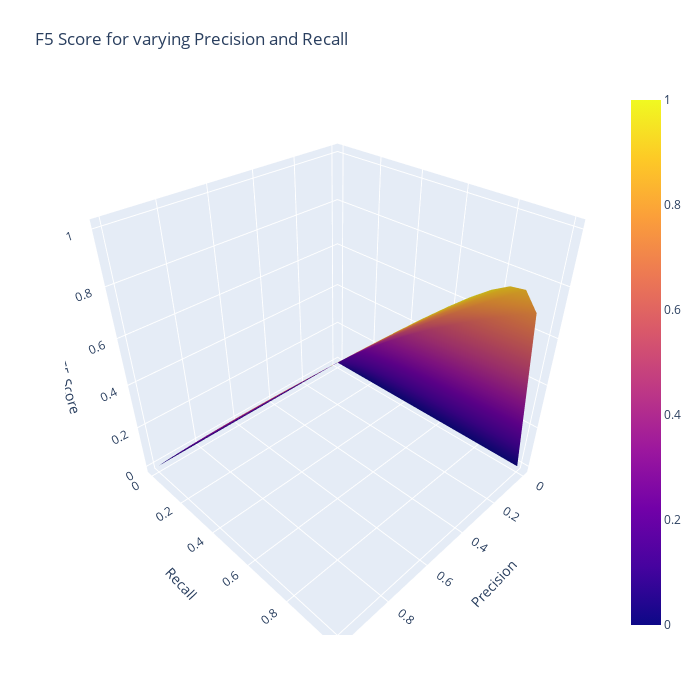

Notebook code cell kept with this figure:
### Code cell
import plotly.graph_objects as go
import numpy as np

# Generate precision and recall values from 0 to 1 with 0.1 step
precision_values = np.arange(0, 1.1, 0.1)
recall_values = np.arange(0, 1.1, 0.1)

# Create meshgrid for precision and recall
P, R = np.meshgrid(precision_values, recall_values)

# Calculate F5 scores for each combination of precision and recall
F5 = f5_score(P, R)

# Create Plotly figure
fig = go.Figure(data=[go.Surface(z=F5, x=P, y=R)])

# Update layout for better visualization
fig.update_layout(
    title="F5 Score for varying Precision and Recall",
    autosize=False,
    width=700,
    height=700,
    margin=dict(l=65, r=50, b=65, t=90),
    scene=dict(xaxis_title="Precision", yaxis_title="Recall", zaxis_title="F5 Score"),
)

# Show the figure
fig.show()

### Figure 1 — Plotly figure (JSON) as saved in the notebook; plotly's stock layout.template omitted (floating-point values rounded to 4 significant figures)
{"data": [{"type": "surface", "x": [[0, 0.1, 0.2, 0.3, 0.4, 0.5, 0.6, 0.7, 0.8, 0.9, 1], [0, 0.1, 0.2, 0.3, 0.4, 0.5, 0.6, 0.7, 0.8, 0.9, 1], [0, 0.1, 0.2, 0.3, 0.4, 0.5, 0.6, 0.7, 0.8, 0.9, 1], [0, 0.1, 0.2, 0.3, 0.4, 0.5, 0.6, 0.7, 0.8, 0.9, 1], [0, 0.1, 0.2, 0.3, 0.4, 0.5, 0.6, 0.7, 0.8, 0.9, 1], [0, 0.1, 0.2, 0.3, 0.4, 0.5, 0.6, 0.7, 0.8, 0.9, 1], [0, 0.1, 0.2, 0.3, 0.4, 0.5, 0.6, 0.7, 0.8, 0.9, 1], [0, 0.1, 0.2, 0.3, 0.4, 0.5, 0.6, 0.7, 0.8, 0.9, 1], [0, 0.1, 0.2, 0.3, 0.4, 0.5, 0.6, 0.7, 0.8, 0.9, 1], [0, 0.1, 0.2, 0.3, 0.4, 0.5, 0.6, 0.7, 0.8, 0.9, 1], [0, 0.1, 0.2, 0.3, 0.4, 0.5, 0.6, 0.7, 0.8, 0.9, 1]], "y": [[0, 0, 0, 0, 0, 0, 0, 0, 0, 0, 0], [0.1, 0.1, 0.1, 0.1, 0.1, 0.1, 0.1, 0.1, 0.1, 0.1, 0.1], [0.2, 0.2, 0.2, 0.2, 0.2, 0.2, 0.2, 0.2, 0.2, 0.2, 0.2], [0.3, 0.3, 0.3, 0.3, 0.3, 0.3, 0.3, 0.3, 0.3, 0.3, 0.3], [0.4, 0.4, 0.4, 0.4, 0.4, 0.4, 0.4, 0.4, 0.4, 0.4, 0.4], [0.5, 0.5, 0.5, 0.5, 0.5, 0.5, 0.5, 0.5, 0.5, 0.5, 0.5], [0.6, 0.6, 0.6, 0.6, 0.6, 0.6, 0.6, 0.6, 0.6, 0.6, 0.6], [0.7, 0.7, 0.7, 0.7, 0.7, 0.7, 0.7, 0.7, 0.7, 0.7, 0.7], [0.8, 0.8, 0.8, 0.8, 0.8, 0.8, 0.8, 0.8, 0.8, 0.8, 0.8], [0.9, 0.9, 0.9, 0.9, 0.9, 0.9, 0.9, 0.9, 0.9, 0.9, 0.9], [1, 1, 1, 1, 1, 1, 1, 1, 1, 1, 1]], "z": [[null, 0, 0, 0, 0, 0, 0, 0, 0, 0, 0], [0, 0.1, 0.102, 0.1026, 0.103, 0.1032, 0.1033, 0.1034, 0.1035, 0.1035, 0.1036], [0, 0.1926, 0.2, 0.2026, 0.2039, 0.2047, 0.2053, 0.2056, 0.2059, 0.2062, 0.2063], [0, 0.2786, 0.2943, 0.3, 0.3029, 0.3047, 0.3059, 0.3067, 0.3074, 0.3079, 0.3083], [0, 0.3586, 0.3852, 0.3949, 0.4, 0.4031, 0.4052, 0.4067, 0.4078, 0.4087, 0.4094], [0, 0.4333, 0.4727, 0.4875, 0.4952, 0.5, 0.5032, 0.5056, 0.5073, 0.5087, 0.5098], [0, 0.5032, 0.5571, 0.5778, 0.5887, 0.5954, 0.6, 0.6033, 0.6058, 0.6078, 0.6094], [0, 0.5688, 0.6386, 0.6659, 0.6804, 0.6894, 0.6955, 0.7, 0.7034, 0.706, 0.7082], [0, 0.6303, 0.7172, 0.7518, 0.7704, 0.782, 0.7899, 0.7956, 0.8, 0.8034, 0.8062], [0, 0.6882, 0.7932, 0.8357, 0.8587, 0.8731, 0.883, 0.8902, 0.8957, 0.9, 0.9035], [0, 0.7429, 0.8667, 0.9176, 0.9455, 0.963, 0.975, 0.9838, 0.9905, 0.9957, 1]]}], "layout": {"autosize": false, "height": 700, "margin": {"b": 65, "l": 65, "r": 50, "t": 90}, "scene": {"xaxis": {"title": {"text": "Precision"}}, "yaxis": {"title": {"text": "Recall"}}, "zaxis": {"title": {"text": "F5 Score"}}}, "title": {"text": "F5 Score for varying Precision and Recall"}, "width": 700}}
